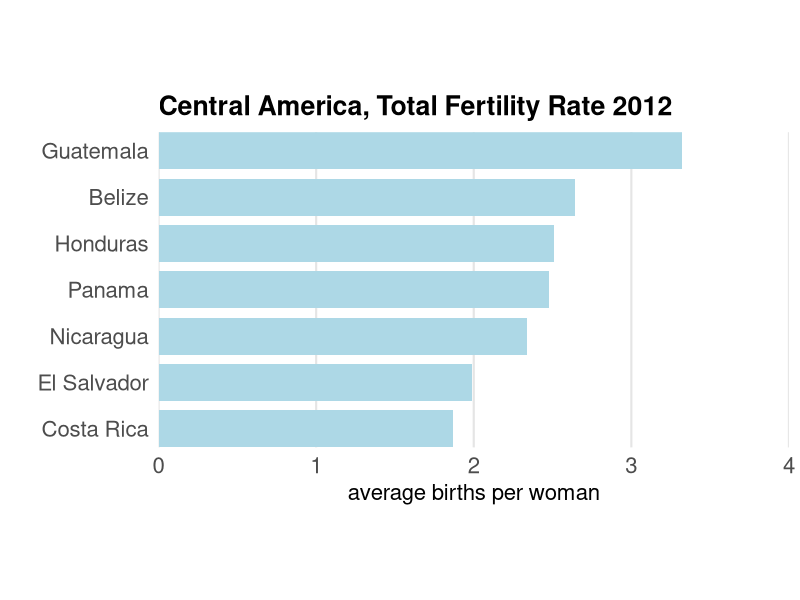

Reproduce this figure in R.
## ----barplotgg----
#+ fig.width = 7, fig.height = 5
library(ggplot2)
central <- factor(c("Costa Rica", "El Salvador",
                    "Nicaragua", "Panama", "Honduras",
                    "Belize","Guatemala"))
centraltfr <- c(1.87, 1.99, 2.34,2.48, 2.51, 2.64, 3.32)
data <- data.frame(COUNTRY = central, TFR = centraltfr)
g <- ggplot(data, aes(COUNTRY,TFR))
g + geom_bar(stat="identity", width = .8,
             fill = "lightblue") +
    coord_flip(expand = FALSE) +
    scale_x_discrete(limits = data$COUNTRY) +
    scale_y_continuous(limits = c(0,4)) +
    theme_bw(16) +
    theme(aspect.ratio = .5,
          axis.line = element_blank(),
          axis.text = element_text(size = rel(1)),
          axis.ticks = element_blank(),
          panel.border = element_blank(),
          panel.grid.major = element_line(colour = "grey90"),
          panel.grid.major.y = element_blank(),
          panel.grid.minor = element_blank(),
          plot.title = element_text(face = "bold")) +
    ggtitle("Central America, Total Fertility Rate 2012") +
     ylab("average births per woman") + xlab("")
